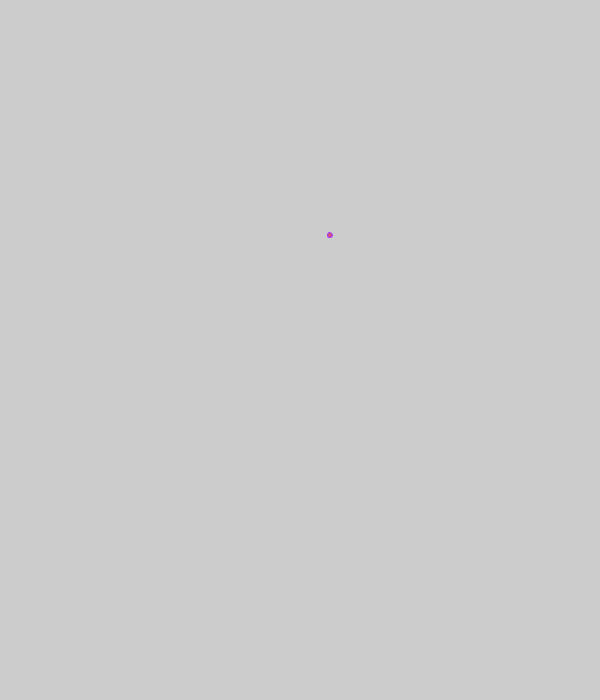
Frame 1 (no input)
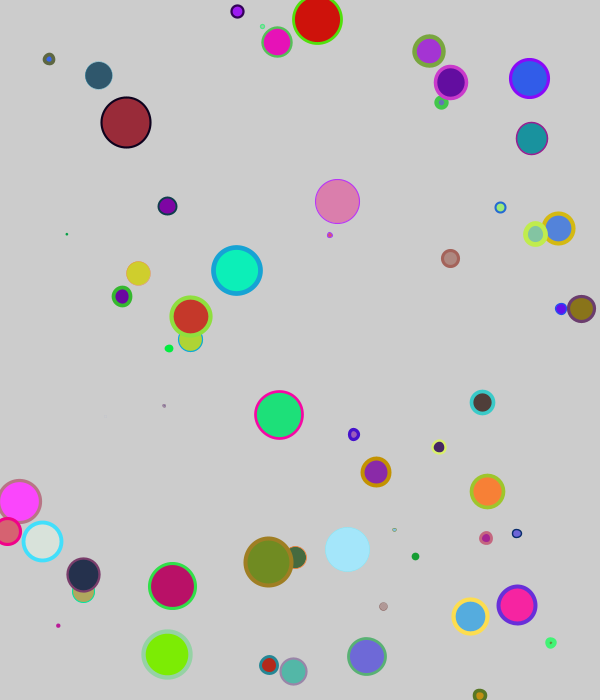
Frame 60 (the mouse pressed at the canvas centre just before this capture)
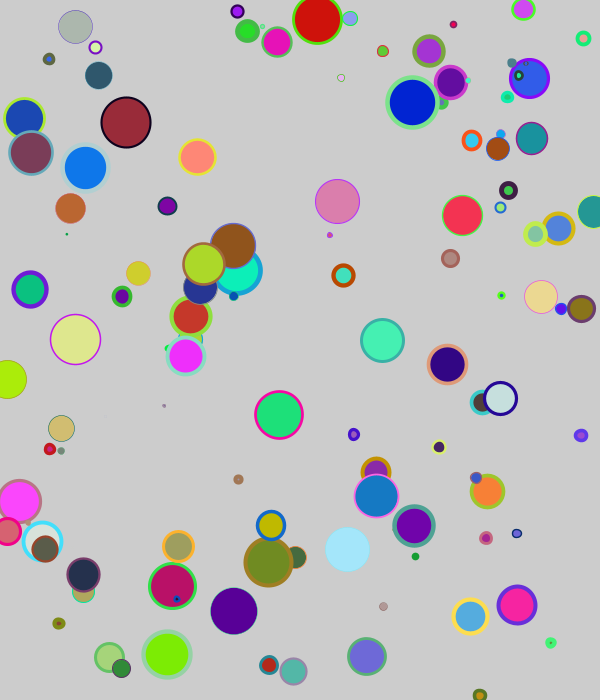
Frame 120 (the mouse held since frame 60 and released just before this capture)

The Processing sketch that drew these frames (run headless with seeded random() and noise(); from frame 60 on, the mouse is pressed at the canvas centre):

// Processing sketch: Lab2
// ── Lab2.pde
//@login:C00217019
//@Author:Sean Nash
//Lab 1
void setup() { //Sets Up The Display window, Size(Window Size)
  size(600, 700);
}

void draw() 
{  
//ackground(51);

// rect(1, 1, 78,98);
 
    float randomR = random(255);
  float randomG = random(255);
  float randomB = random(255);
   stroke(randomR, randomG, randomB);
   float randomWeight = random(5);
   strokeWeight(randomWeight);
   randomR = random(255);
   randomG = random(255);
   randomB = random(255);
   fill(randomR, randomG, randomB);

  float randomX = random(600);
  float randomY = random(700);
  float randomRad = random(50);
  ellipse(randomX,randomY,randomRad,randomRad);

}
